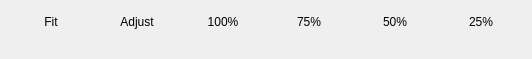
<?xml version="1.0" encoding="UTF-8"?>
<ui version="4.0">
 <class>wdgImageViewPopup</class>
 <widget class="QWidget" name="wdgImageViewPopup">
  <property name="geometry">
   <rect>
    <x>0</x>
    <y>0</y>
    <width>340</width>
    <height>59</height>
   </rect>
  </property>
  <layout class="QVBoxLayout" name="verticalLayout">
   <item>
    <layout class="QHBoxLayout" name="horizontalLayout_2">
     <item>
      <widget class="QPushButton" name="bnZoomFit">
       <property name="text">
        <string>Fit</string>
       </property>
       <property name="checkable">
        <bool>false</bool>
       </property>
       <property name="autoDefault">
        <bool>false</bool>
       </property>
       <property name="flat">
        <bool>true</bool>
       </property>
      </widget>
     </item>
     <item>
      <widget class="QPushButton" name="bnZoomAdjust">
       <property name="text">
        <string comment="Zoom mode to fit by only one dimension - width or height">Adjust</string>
       </property>
       <property name="checkable">
        <bool>false</bool>
       </property>
       <property name="flat">
        <bool>true</bool>
       </property>
      </widget>
     </item>
     <item>
      <widget class="QPushButton" name="bnZoom100">
       <property name="text">
        <string>100%</string>
       </property>
       <property name="checkable">
        <bool>false</bool>
       </property>
       <property name="flat">
        <bool>true</bool>
       </property>
      </widget>
     </item>
     <item>
      <widget class="QPushButton" name="bnZoom75">
       <property name="text">
        <string>75%</string>
       </property>
       <property name="checkable">
        <bool>false</bool>
       </property>
       <property name="flat">
        <bool>true</bool>
       </property>
      </widget>
     </item>
     <item>
      <widget class="QPushButton" name="bnZoom50">
       <property name="text">
        <string>50%</string>
       </property>
       <property name="checkable">
        <bool>false</bool>
       </property>
       <property name="flat">
        <bool>true</bool>
       </property>
      </widget>
     </item>
     <item>
      <widget class="QPushButton" name="bnZoom25">
       <property name="text">
        <string>25%</string>
       </property>
       <property name="checkable">
        <bool>false</bool>
       </property>
       <property name="flat">
        <bool>true</bool>
       </property>
      </widget>
     </item>
    </layout>
   </item>
   <item>
    <widget class="KisSliderSpinBox" name="zoomSlider"/>
   </item>
  </layout>
 </widget>
 <customwidgets>
  <customwidget>
   <class>KisSliderSpinBox</class>
   <extends>QWidget</extends>
   <header location="global">kis_slider_spin_box.h</header>
   <container>1</container>
  </customwidget>
 </customwidgets>
 <resources/>
 <connections/>
</ui>
